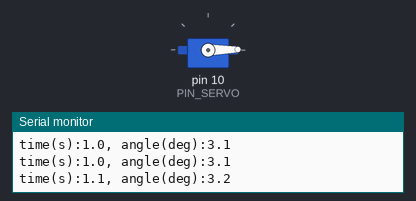
This sketch was run on a simulated Arduino Uno, built with avr-gcc and run on an emulated ATmega328P. Parts: servo, the last lines printed to the serial monitor.

Above: at 2.08 s.
At 10.91 s:
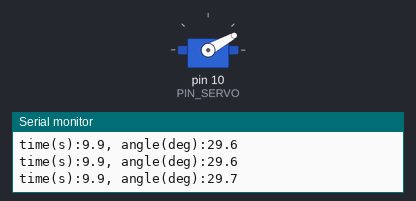
At 20.07 s:
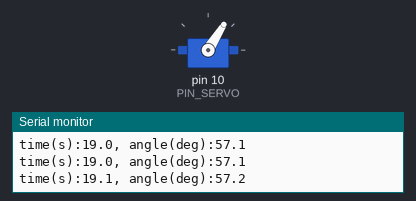
At 39.15 s:
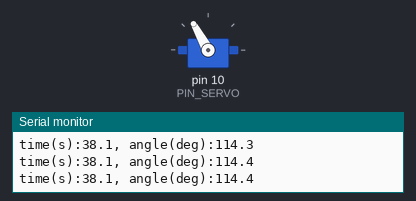
Timing chart, 0 to 40.0 s (numbered marks = the images above):
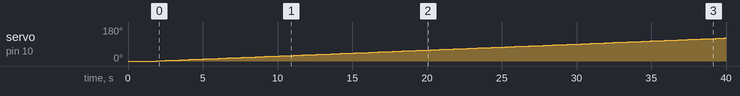

Measured:
- by itself, servo on pin 10 (PIN_SERVO): moves from 0° to 122° over 38.0 s

The sketch:

13_challenge_servo_speed.ino
```cpp
#include <Servo.h>

// ===== 실험 설정 (여기만 바꿔서 두 번 실험) =====
#define _SERVO_SPEED   3      // 단위: 도/초 (3 → 60초에 180°, 0.3 → 300초에 90°)
#define _TARGET_ANGLE  180    // 실험1: 180, 실험2: 90
// ================================================

#define PIN_SERVO   10
#define INTERVAL    20        // 제어 주기(ms)
#define _DUTY_MIN   520       // 0°   펄스폭(us)
#define _DUTY_NEU   1500      // 90°  펄스폭(us)
#define _DUTY_MAX   2500      // 180° 펄스폭(us)

Servo myservo;

float start_angle = 0.0;
unsigned long t_start;
unsigned long t_last;
bool finished = false;

// 각도(0~180) -> 펄스폭(us): MIN-NEU-MAX 두 구간 선형 보간
int angleToUs(float angle) {
  if (angle <= 90.0) {
    return _DUTY_MIN + (angle / 90.0) * (_DUTY_NEU - _DUTY_MIN);
  } else {
    return _DUTY_NEU + ((angle - 90.0) / 90.0) * (_DUTY_MAX - _DUTY_NEU);
  }
}

void setServoAngle(float angle) {
  myservo.writeMicroseconds(angleToUs(angle));
}

void setup() {
  Serial.begin(57600);
  myservo.attach(PIN_SERVO);

  setServoAngle(start_angle);      // 시작 위치 0°
  delay(1000);                     // 시작 위치로 이동할 시간

  Serial.print("SERVO_SPEED = ");
  Serial.print(_SERVO_SPEED);
  Serial.print(" deg/s, target = ");
  Serial.println(_TARGET_ANGLE);

  t_start = millis();
  t_last = t_start;
}

void loop() {
  if (finished) return;

  unsigned long now = millis();
  if (now - t_last < INTERVAL) return;
  t_last += INTERVAL;

  // 경과 시간으로부터 각도를 계산 -> 누적 오차 없이 등속 이동
  float elapsed = (now - t_start) / 1000.0;
  float angle = start_angle + _SERVO_SPEED * elapsed;

  if (angle >= _TARGET_ANGLE) {
    angle = _TARGET_ANGLE;
    finished = true;
  }
  setServoAngle(angle);

  Serial.print("time(s):");
  Serial.print(elapsed, 1);
  Serial.print(", angle(deg):");
  Serial.println(angle, 1);

  if (finished) {
    Serial.println("DONE");
  }
}
```
